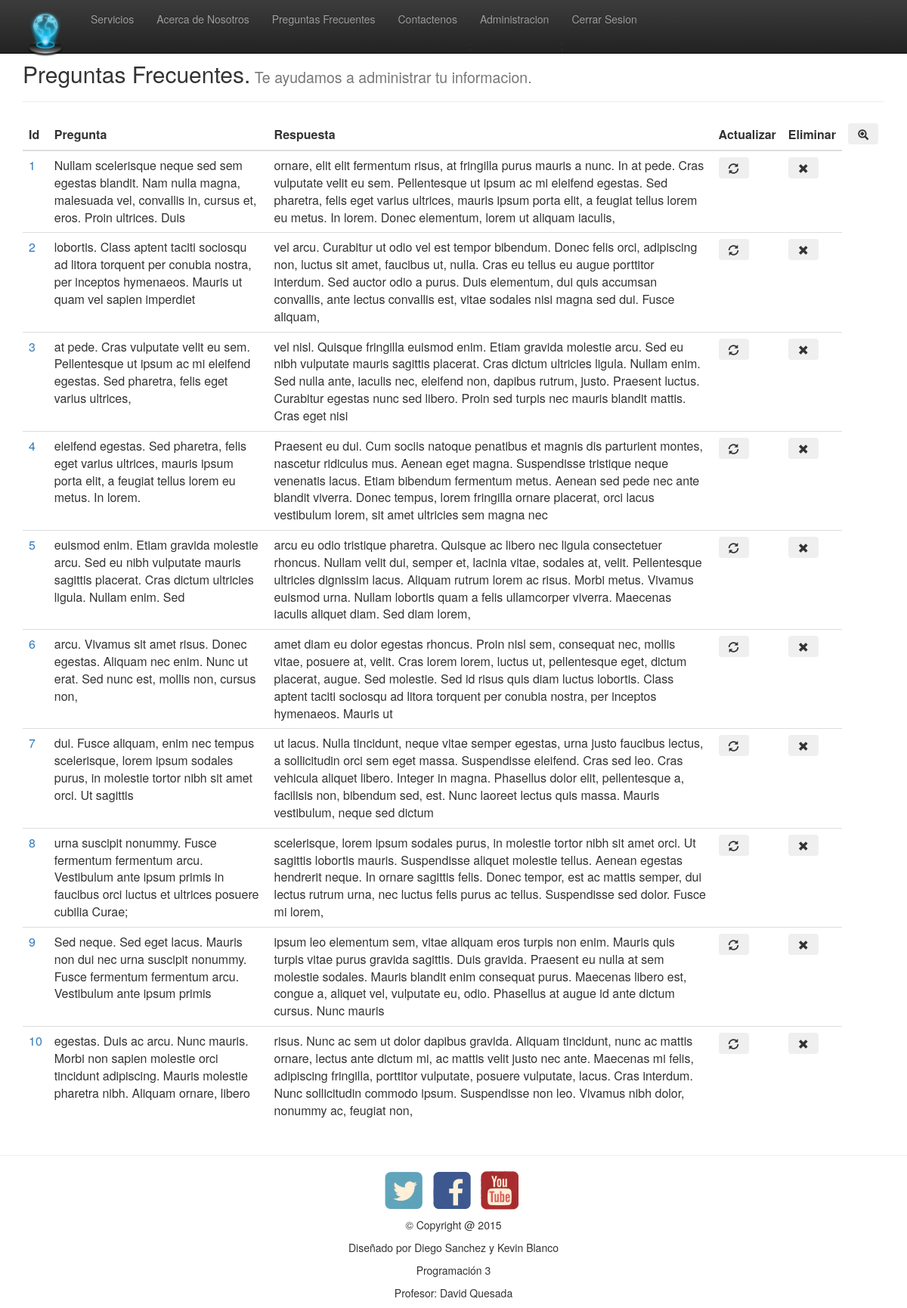
Page /admin/vista-Preguntas-Frecuentes.php (signed in) on the earlier database version.
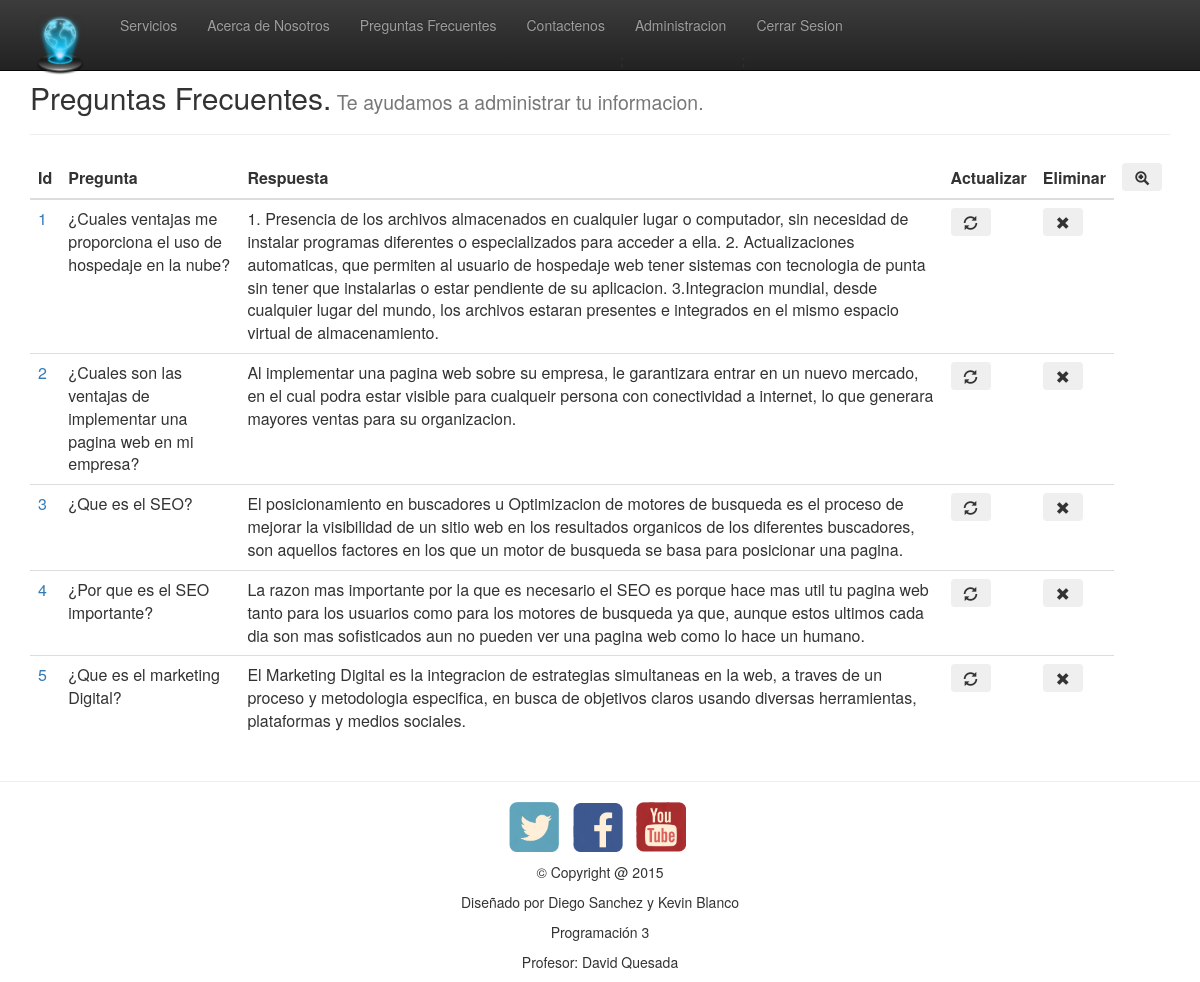
Same page on the later database version.
### tables this page shows
CREATE TABLE IF NOT EXISTS `preguntas_frecuentes` (
  `id` tinyint(4) NOT NULL AUTO_INCREMENT,
  `pregunta` text NOT NULL,
  `respuesta` text NOT NULL,
  PRIMARY KEY (`id`)
);

### common/dbConnection.php (called while the page is built, shortened)
<?php
    class Connect
    {
        private $hostname    = 'localhost';
        private $username    = 'root';
        private $password    = '';
        private $database    = 'proyecto-progra3';
        private $preguntas_frecuentes = array();
        public function getHostname(){
            return $this->hostname;
        }
        public function getUsername(){
            return $this->username;
        }
        public function getPassword(){
            return $this->password;
        }
        public function getSchema(){
            return $this->database;
        }
        public function connectDb()
        {
           try {
             $connexion = mysqli_connect(
                    $this->getHostname(),
                    $this->getUsername(),
                    $this->getPassword(),
                    $this->getSchema()
                ) OR DIE ('Error de Conexión');
                return $connexion;
            } catch (Exception $e) {
                echo $e->getMessage;
            }
        }
        public function getPreguntas_frecuentes() {
            try {
                $sql = 'SELECT * FROM preguntas_frecuentes';
                $query = mysqli_query (
                        $this->connectDb(),
                        $sql
                    );
                $i = 0;
                while($queryData = mysqli_fetch_assoc($query)){
                    $this->preguntas_frecuentes[$i] = $queryData;
                    $i++;
                }
                return $this->preguntas_frecuentes;
            } catch (Exception $e) {
                echo $e->getMessage();
            }
            return $this->preguntas_frecuentes;
        }
    }
?>

### admin/vista-Preguntas-Frecuentes.php (the view, shortened to what this page needs)
<?php
  include 'header.php';
 ?>
<?php if (isset($_SESSION['estado']) && $_SESSION['estado'] == '1') { ?>
<?php
	include '../common/dbConnection.php';
	$connexion= new Connect;
	$preguntas_frecuentes=$connexion->getPreguntas_frecuentes();
 ?>
 	<div class="container">
		<section>
			<h2>Preguntas Frecuentes.<small> Te ayudamos a administrar tu informacion.</small></h2><hr>
           <table  class="table">
	        <thead>
	            <tr>
	                <th>Id</th>
	                <th>Pregunta</th>
	                <th>Respuesta</th>
	                <th>Actualizar</th>
	                <th>Eliminar</th>
	               <td> <button  type="button" class="btn btn_default"  onClick=" window.location.href='agregar-preguntas-frecuentes.php' " ><span class="glyphicon glyphicon-zoom-in" > </span></button></td>   </td>
	            </tr>
	        </thead>
	        <tbody>
	        	<?php
	            foreach ($preguntas_frecuentes as $row) {
	        ?>
	            <tr>
	                <td><a href="searchUsuario.php?id=<?php echo $row['id']; ?>"><?php echo $row['id']; ?></a></td>
	                <td><?php echo $row['pregunta']; ?></td>
	                <td><?php echo $row['respuesta']; ?></td>
	                <td><button type="button" class="btn btn_default"  onClick=" window.location.href='actualizar-preguntas-frecuentes.php?id=<?php echo $row["id"];?>' " ><span class="glyphicon glyphicon-refresh"> </span></td>
                	<td><button type="button" class="btn btn_default"  onClick="myFunction(<?php echo $row['id'];  ?>)"><span class="glyphicon glyphicon-remove"> </span></button></td>
				</tr>
	        <?php } ?>
	        </tbody>
	    </table>
		</section>
	</div>
<?php } else{
  header('Location: login.php');
  }
?>
<?php
  include 'footer.php';
 ?>

### admin/header.php (shortened to what this page needs)
<!DOCTYPE html>
<html lang="en">
<head>
  <link rel="stylesheet" href="../css/bootstrap.min.css">
  <link rel="stylesheet" href="../css/bootstrap-theme.min.css">
  <link rel="stylesheet" href="../css/styles.css">
</head>
<body data-spy="scroll" data-target="#my-navbar">
    <nav class="navbar navbar-inverse navbar-fixed-top" id="my-navbar">
      <div class="container">
        <div class="navbar-header">
          <a href="../index.php" class="navbar-brand"><img alt="logo" src="../img/logo.png" width="60"/img></a>
        </div>
        <div class="collapse navbar-collapse" id="navbar-collapse">
          <ul class="nav navbar-nav">
            <li><a href="../index.php#Nuestros-Servicios">Servicios</a>
            <li><a href="../index.php#acerca-de-nosotros">Acerca de Nosotros</a>
            <li><a href="../preguntas-frecuentes.php">Preguntas Frecuentes</a>
            <li><a href="../index.php#Contactenos">Contactenos</a>
              <?php if (isset($_SESSION['estado']) && $_SESSION['estado'] == '1') { ?>
                <li><a href="index.php">Administracion</a>;
                <li><a href="cerrar-Sesion.php">Cerrar Sesion</a>;
              <?php }
                else{?>
                  <li><a href="login.php">Iniciar Sesion</a>;
               <?php
                }
              ?>
          </ul>
        </div>
      </div>
    </nav>

### admin/footer.php (shortened to what this page needs)
    <footer>
      <hr>
        <div class="container text-center">
        <ul class="list-inline">
          <li><a href="http://www.twitter.com"><img alt="Twitter" src="../img/Twitter.png" width="50px" /img></a></li>
          <li><a href="http://www.facebook.com"><img alt="Facebook" src="../img/Facebook.png" width="50px" /img></a></li>
          <li><a href="http://www.youtube.com"><img alt="YouTube" src="../img/Youtube.png" width="50px" /img></a></li>
        </ul>
        <p>&copy; Copyright @ 2015</p>
        <p>Dise&#241;ado por Diego Sanchez y Kevin Blanco</p>
      <p>Programaci&oacute;n 3</p>
    <p>Profesor: David Quesada</p>
      </div>
    </footer>
</body>
</html>

### admin/header.php (style rules this page uses)
body { padding-top: 40px; }

Differences in the rows shown:
removed preguntas_frecuentes: id "6", pregunta "arcu. Vivamus sit amet risus. Donec egestas. Aliquam nec enim. Nunc ut erat. Sed nunc est, mollis non, cursus non,", respuesta "amet diam eu dolor egestas rhoncus. Proin nisl sem, consequat nec, mollis vitae, posuere at, velit. Cras lorem lorem, luctus ut, pellentesque eget, dictum placerat, augue. Sed molestie. Sed id risus quis diam luctus lobortis. Class aptent taciti sociosqu ad litora torquent per conubia nostra, per inceptos hymenaeos. Mauris ut"
removed preguntas_frecuentes: id "7", pregunta "dui. Fusce aliquam, enim nec tempus scelerisque, lorem ipsum sodales purus, in molestie tortor nibh sit amet orci. Ut sagittis", respuesta "ut lacus. Nulla tincidunt, neque vitae semper egestas, urna justo faucibus lectus, a sollicitudin orci sem eget massa. Suspendisse eleifend. Cras sed leo. Cras vehicula aliquet libero. Integer in magna. Phasellus dolor elit, pellentesque a, facilisis non, bibendum sed, est. Nunc laoreet lectus quis massa. Mauris vestibulum, neque sed dictum"
removed preguntas_frecuentes: id "8", pregunta "urna suscipit nonummy. Fusce fermentum fermentum arcu. Vestibulum ante ipsum primis in faucibus orci luctus et ultrices posuere cubilia Curae;", respuesta "scelerisque, lorem ipsum sodales purus, in molestie tortor nibh sit amet orci. Ut sagittis lobortis mauris. Suspendisse aliquet molestie tellus. Aenean egestas hendrerit neque. In ornare sagittis felis. Donec tempor, est ac mattis semper, dui lectus rutrum urna, nec luctus felis purus ac tellus. Suspendisse sed dolor. Fusce mi lorem,"
removed preguntas_frecuentes: id "9", pregunta "Sed neque. Sed eget lacus. Mauris non dui nec urna suscipit nonummy. Fusce fermentum fermentum arcu. Vestibulum ante ipsum primis", respuesta "ipsum leo elementum sem, vitae aliquam eros turpis non enim. Mauris quis turpis vitae purus gravida sagittis. Duis gravida. Praesent eu nulla at sem molestie sodales. Mauris blandit enim consequat purus. Maecenas libero est, congue a, aliquet vel, vulputate eu, odio. Phasellus at augue id ante dictum cursus. Nunc mauris"
removed preguntas_frecuentes: id "10", pregunta "egestas. Duis ac arcu. Nunc mauris. Morbi non sapien molestie orci tincidunt adipiscing. Mauris molestie pharetra nibh. Aliquam ornare, libero", respuesta "risus. Nunc ac sem ut dolor dapibus gravida. Aliquam tincidunt, nunc ac mattis ornare, lectus ante dictum mi, ac mattis velit justo nec ante. Maecenas mi felis, adipiscing fringilla, porttitor vulputate, posuere vulputate, lacus. Cras interdum. Nunc sollicitudin commodo ipsum. Suspendisse non leo. Vivamus nibh dolor, nonummy ac, feugiat non,"
changed preguntas_frecuentes id 1: pregunta "Nullam scelerisque neque sed sem egestas blandit. Nam nulla magna, malesuada vel, convallis in, cursus et, eros. Proin ultrices. Duis" → "¿Cuales ventajas me proporciona el uso de hospedaje en la nube?"; respuesta "ornare, elit elit fermentum risus, at fringilla purus mauris a nunc. In at pede. Cras vulputate velit eu sem. Pellentesque ut ipsum ac mi eleifend egestas. Sed pharetra, felis eget varius ultrices, mauris ipsum porta elit, a feugiat tellus lorem eu metus. In lorem. Donec elementum, lorem ut aliquam iaculis," → "1. Presencia de los archivos almacenados en cualquier lugar o computador, sin necesidad de instalar programas diferentes o especializados para acceder a ella. 2. Actualizaciones automaticas, que permiten al usuario de hospedaje web tener sistemas con tecnologia de punta sin tener que instalarlas o estar pendiente de su aplicacion. 3.Integracion mundial, desde cualquier lugar del mundo, los archivos estaran presentes e integrados en el mismo espacio virtual de almacenamiento."
changed preguntas_frecuentes id 2: pregunta "lobortis. Class aptent taciti sociosqu ad litora torquent per conubia nostra, per inceptos hymenaeos. Mauris ut quam vel sapien imperdiet" → "¿Cuales son las ventajas de implementar una pagina web en mi empresa?"; respuesta "vel arcu. Curabitur ut odio vel est tempor bibendum. Donec felis orci, adipiscing non, luctus sit amet, faucibus ut, nulla. Cras eu tellus eu augue porttitor interdum. Sed auctor odio a purus. Duis elementum, dui quis accumsan convallis, ante lectus convallis est, vitae sodales nisi magna sed dui. Fusce aliquam," → "Al implementar una pagina web sobre su empresa, le garantizara entrar en un nuevo mercado, en el cual podra estar visible para cualqueir persona con conectividad a internet, lo que generara mayores ventas para su organizacion."
changed preguntas_frecuentes id 3: pregunta "at pede. Cras vulputate velit eu sem. Pellentesque ut ipsum ac mi eleifend egestas. Sed pharetra, felis eget varius ultrices," → "¿Que es el SEO?"; respuesta "vel nisl. Quisque fringilla euismod enim. Etiam gravida molestie arcu. Sed eu nibh vulputate mauris sagittis placerat. Cras dictum ultricies ligula. Nullam enim. Sed nulla ante, iaculis nec, eleifend non, dapibus rutrum, justo. Praesent luctus. Curabitur egestas nunc sed libero. Proin sed turpis nec mauris blandit mattis. Cras eget nisi" → "El posicionamiento en buscadores u Optimizacion de motores de busqueda es el proceso de mejorar la visibilidad de un sitio web en los resultados organicos de los diferentes buscadores, son aquellos factores en los que un motor de busqueda se basa para posicionar una pagina."
changed preguntas_frecuentes id 4: pregunta "eleifend egestas. Sed pharetra, felis eget varius ultrices, mauris ipsum porta elit, a feugiat tellus lorem eu metus. In lorem." → "¿Por que es el SEO importante?"; respuesta "Praesent eu dui. Cum sociis natoque penatibus et magnis dis parturient montes, nascetur ridiculus mus. Aenean eget magna. Suspendisse tristique neque venenatis lacus. Etiam bibendum fermentum metus. Aenean sed pede nec ante blandit viverra. Donec tempus, lorem fringilla ornare placerat, orci lacus vestibulum lorem, sit amet ultricies sem magna nec" → "La razon mas importante por la que es necesario el SEO es porque hace mas util tu pagina web tanto para los usuarios como para los motores de busqueda ya que, aunque estos ultimos cada dia son mas sofisticados aun no pueden ver una pagina web como lo hace un humano."
changed preguntas_frecuentes id 5: pregunta "euismod enim. Etiam gravida molestie arcu. Sed eu nibh vulputate mauris sagittis placerat. Cras dictum ultricies ligula. Nullam enim. Sed" → "¿Que es el marketing Digital?"; respuesta "arcu eu odio tristique pharetra. Quisque ac libero nec ligula consectetuer rhoncus. Nullam velit dui, semper et, lacinia vitae, sodales at, velit. Pellentesque ultricies dignissim lacus. Aliquam rutrum lorem ac risus. Morbi metus. Vivamus euismod urna. Nullam lobortis quam a felis ullamcorper viverra. Maecenas iaculis aliquet diam. Sed diam lorem," → "El Marketing Digital es la integracion de estrategias simultaneas en la web, a traves de un proceso y metodologia especifica, en busca de objetivos claros usando diversas herramientas, plataformas y medios sociales."
